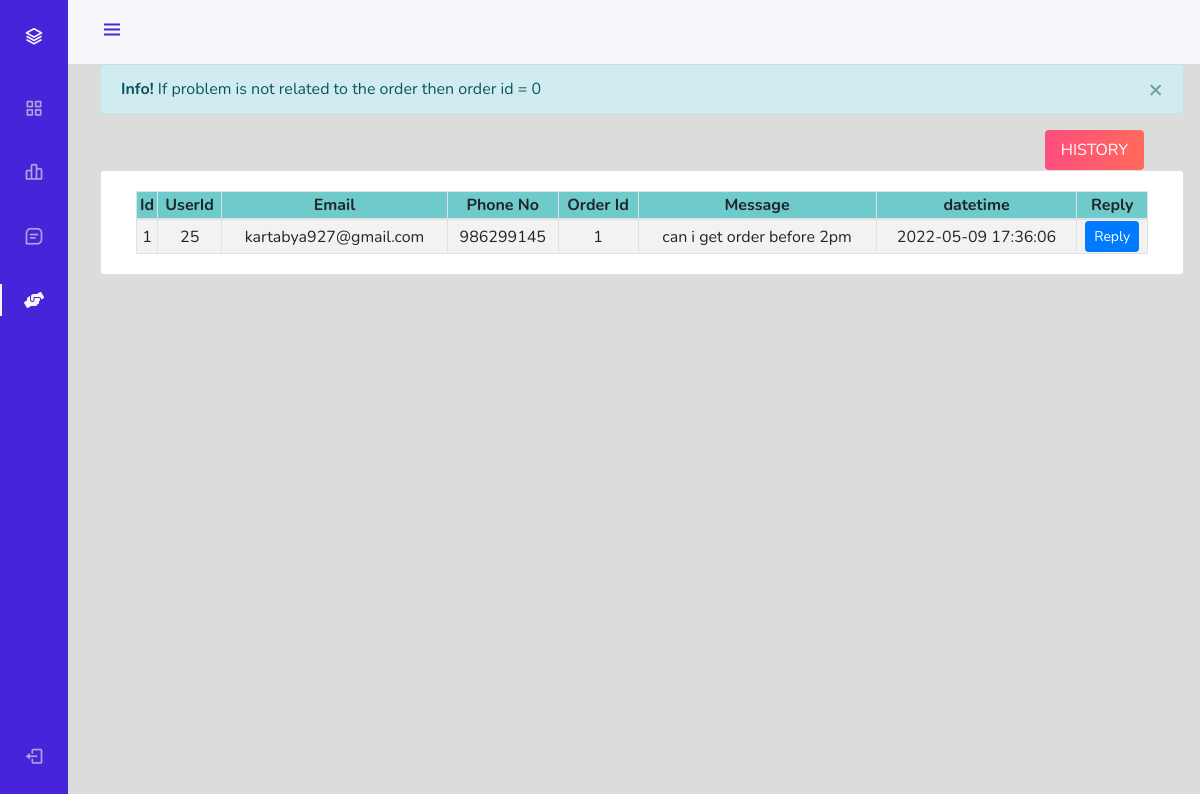
Screenshot of /resturant/index.php?page=contactManage (signed in) with the database file from the repository.
### tables this page shows
CREATE TABLE `contact` (
  `contactId` int(21) NOT NULL,
  `userId` int(21) NOT NULL,
  `email` varchar(35) NOT NULL,
  `phoneNo` bigint(21) NOT NULL,
  `orderId` int(21) DEFAULT 0,
  `message` text NOT NULL,
  `time` datetime NOT NULL DEFAULT current_timestamp()
);

### resturant/contactManage.php (the view, shortened to what this page needs)
<div class="alert alert-info alert-dismissible fade show" role="alert" style="width:100%" id='notempty'>
    <strong>Info!</strong> If problem is not related to the order then order id = 0
    <button type="button" class="close" data-dismiss="alert"><span aria-hidden="true">×</span></button>
</div>
<div style="margin-right: 32px;display: table;margin-left: auto;">
<button type="button" class="btn btn-danger-gradiant text-white border-0 py-2 px-3 mx-2" data-toggle="modal" data-target="#history"><span> HISTORY <i class="ti-arrow-right"></i></span></button>
</div>
<div class="container-fluid" id='empty'>
	<div class="row">
		<div class="card col-lg-12">
			<div class="card-body">
				<table class="table-striped table-bordered col-md-12 text-center">
                    <thead style="background-color: rgb(111 202 203);">
                        <tr>
                            <th>Id</th>
                            <th>UserId</th>
                            <th>Email</th>
                            <th>Phone No</th>
                            <th>Order Id</th>
                            <th>Message</th>
                            <th>datetime</th>
                            <th>Reply</th>
                        </tr>
                    </thead>
                    <tbody>
                        <?php
                            $sql = "SELECT * FROM contact";
                            $result = mysqli_query($conn, $sql);
                            while($row=mysqli_fetch_assoc($result)) {
                                $contactId = $row['contactId'];
                                $userId = $row['userId'];
                                $email = $row['email'];
                                $phoneNo = $row['phoneNo'];
                                $orderId = $row['orderId'];
                                $message = $row['message'];
                                $time = $row['time'];
                                echo '<tr>
                                        <td>' .$contactId. '</td>
                                        <td>' .$userId. '</td>
                                        <td>' .$email. '</td>
                                        <td>' .$phoneNo. '</td>
                                        <td>' .$orderId. '</td>
                                        <td>' .$message. '</td>
                                        <td>' .$time. '</td>
                                        <td class="text-center">
                                            <button class="btn btn-sm btn-primary" type="button" data-toggle="modal" data-target="#reply' .$contactId. '">Reply</button>
                                        </td>
                                    </tr>';
                            }
                              ?><script> document.getElementById("notempty").innerHTML = '<div class="alert alert-info alert-dismissible fade show" role="alert" style="width:100%"> You have not recieve any message!	</div>';
                    </tbody>
		        </table>
			</div>
		</div>
	</div>
</div>

### resturant/assetsForSideBar/css/styles.css (style rules this page uses)
:root { --header-height: 3rem; --nav-width: 68px; --first-color: #4723D9; --first-color-light: #AFA5D9; --white-color: #F7F6FB; --body-font: 'Nunito', sans-serif; --normal-font-size: 1rem; --z-fixed: 100; }
*,::before,::after { box-sizing: border-box; }
body { position: relative; margin: var(--header-height) 0 0 0; padding: 0 1rem; font-family: var(--body-font); font-size: var(--normal-font-size); transition: .5s; }
.show { left: 0; }
@media screen and (min-width: 768px) { body { margin: calc(var(--header-height) + 1rem) 0 0 0; padding-left: calc(var(--nav-width) + 2rem); } }

### resturant/contactManage.php (style rules this page uses)
.btn-danger-gradiant { background: linear-gradient(to right, #ff4d7e 0%, #ff6a5b 100%); }

### rows the page displays
contact: contactId "1", userId "25", email "kartabya927@gmail.com", phoneNo "986299145", orderId "1", message "can i get order before 2pm", time "2022-05-09 17:36:06"
